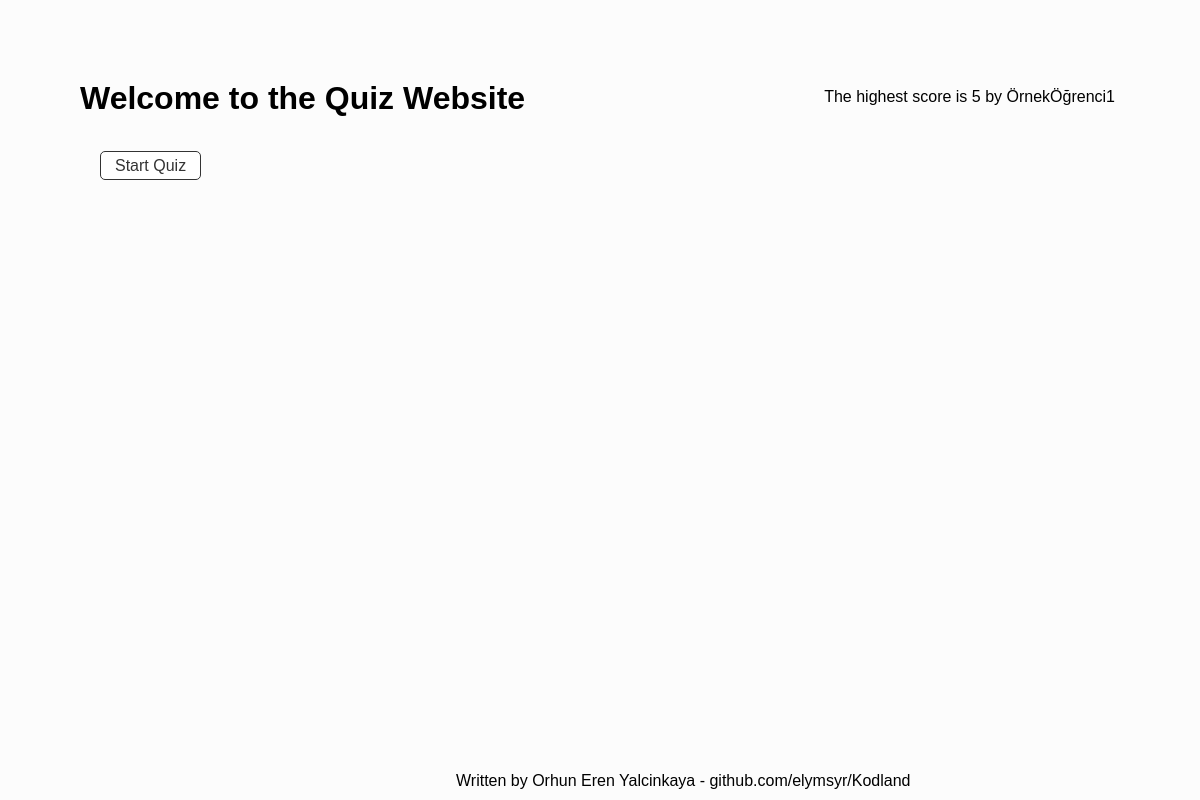
Before: / with the older database file.
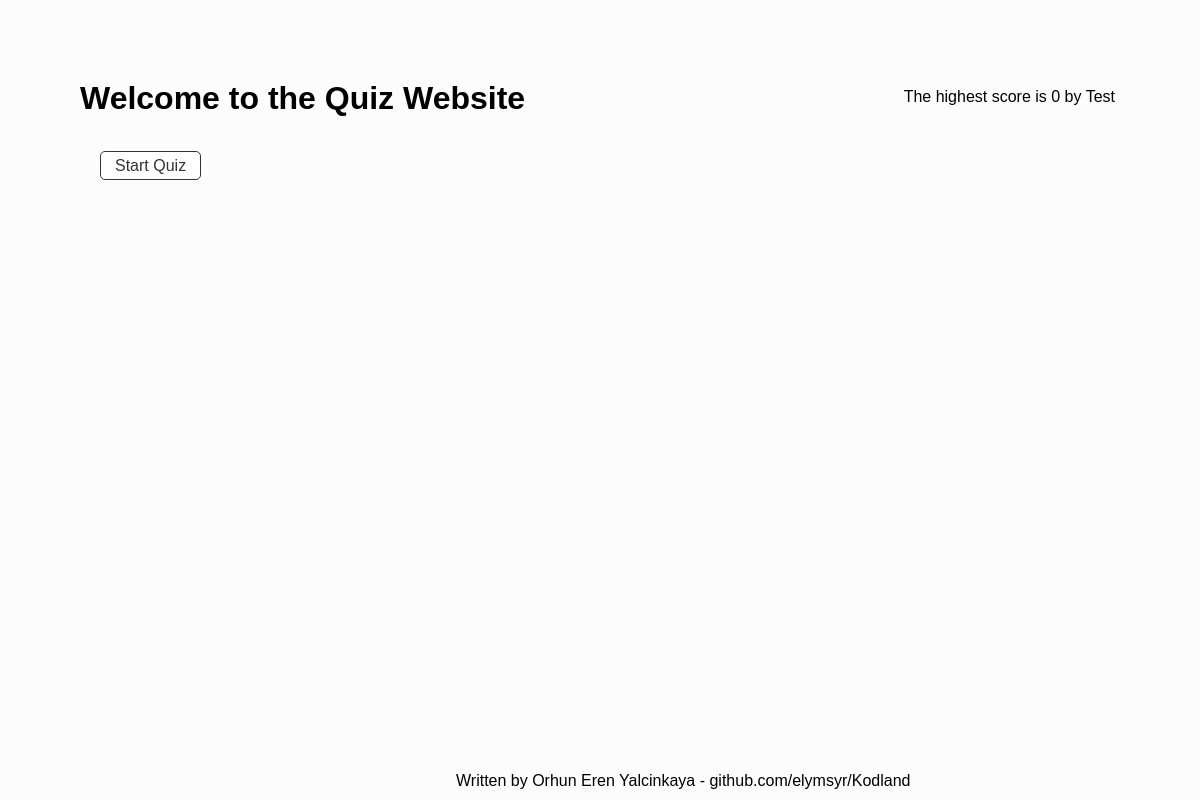
After: the same page with the newer database file.
### tables this page shows
CREATE TABLE scores (
            id INTEGER PRIMARY KEY AUTOINCREMENT,
            name TEXT NOT NULL,
            score INT NOT NULL
        );

### app.py (the view)
@app.route('/')
def index():
    highest_score, highest_scorer = get_highest_score()
    return flask.render_template('index.html', highest_score=highest_score, highest_scorer=highest_scorer)

### app.py (called while the page is built)
def get_highest_score():
    conn = sqlite3.connect('quiz.db')
    cursor = conn.cursor()
    cursor.execute('SELECT name, score FROM scores ORDER BY score DESC, id ASC LIMIT 1')
    row = cursor.fetchone()
    conn.close()
    if row:
        return row[1], row[0]
    return None, None

### templates/index.html (shortened to what this page needs)
<!DOCTYPE html>
<html lang="en">
<head>
    <link rel="stylesheet" href="{{ url_for('static', filename='stylesheet.css') }}">
</head>
<body>
    <div id="score">The highest score is {{ highest_score }} by {{ highest_scorer }}</div>
    <div class="container">
        <h1>Welcome to the Quiz Website</h1>
        <a href="{{ url_for('quiz') }}">Start Quiz</a>
    </div>
</body>
<footer, id="author">Written by Orhun Eren Yalcinkaya - github.com/elymsyr/Kodland</footer>
</html>

Changed rows visible on the page:
changed scores: name "ÖrnekÖğrenci1" → "Test"
Other visible differences:
{{ highest_score }}: "5" → "0"
